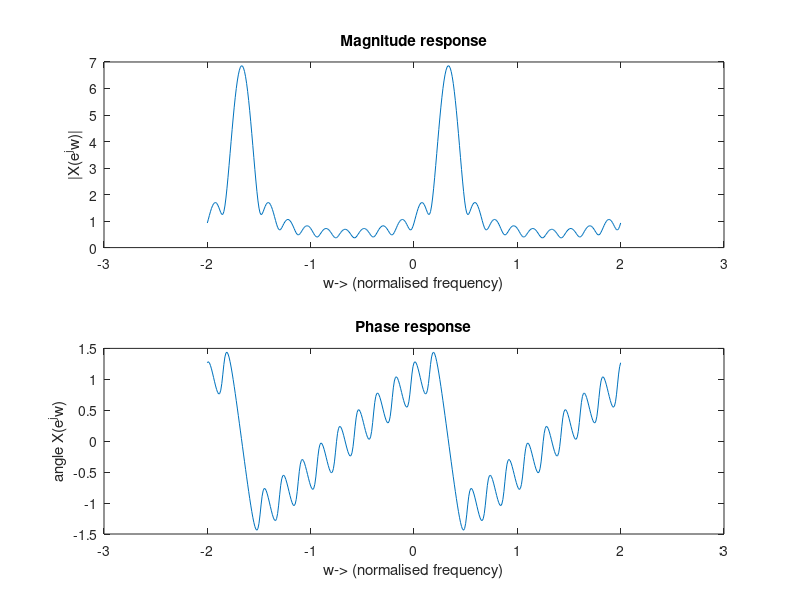

Source code (MATLAB):
clc; clear all; close all; 
n=0:10;
x=(0.9*exp(1j*pi/3)).^n;
M=100;
k=-2*M:2*M;
w=(pi/M)*k;
W=exp(-1j*pi/M).^(n'*k);
X=x*W;
figure
subplot(2, 1, 1);
plot(w/pi, abs(X)); xlabel('w-> (normalised frequency)');
ylabel('|X(e^jw)|'); title('Magnitude response');
subplot(2, 1, 2);
plot(w/pi, angle(X)); xlabel('w-> (normalised frequency)'); 
ylabel('angle X(e^jw)'); title('Phase response');
